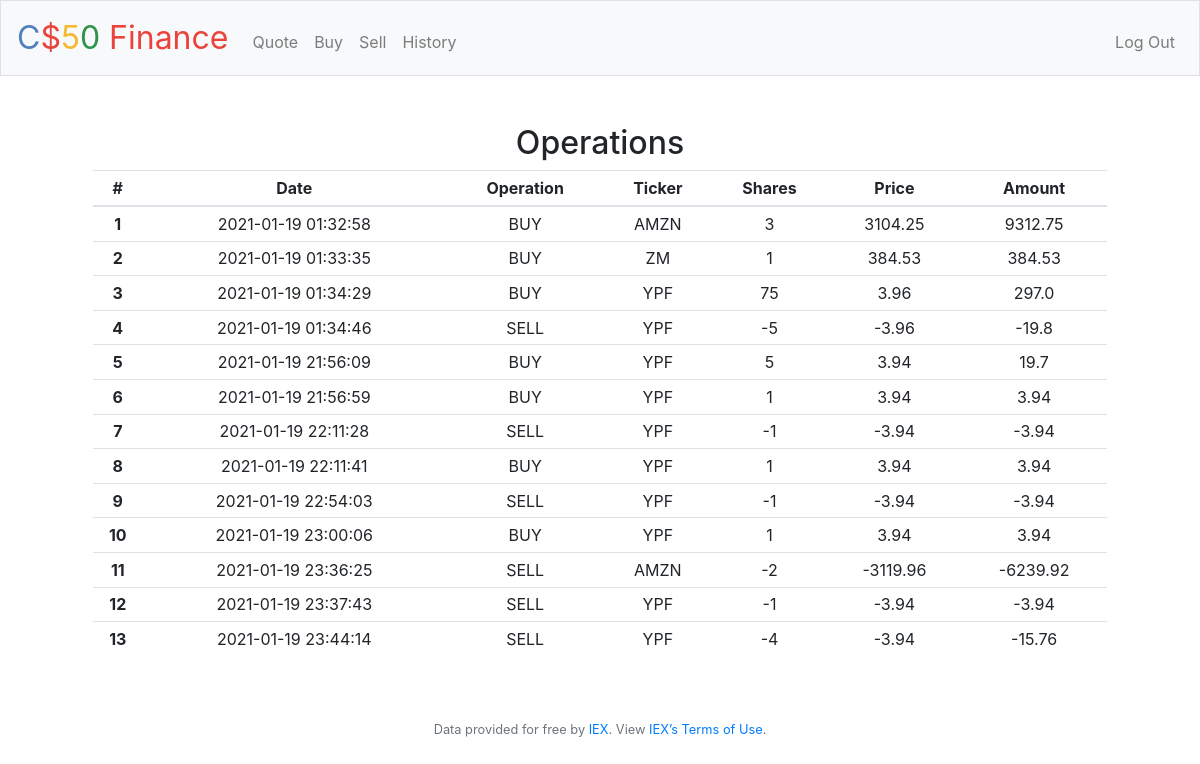
Screenshot of /history (signed in) with the database file from the repository.
### tables this page shows
CREATE TABLE operations (id INTEGER, user_id INTEGER, date DATETIME, operation TEXT, symbol TEXT, shares INTEGER, proce FLOAT, 
amount FLOAT, PRIMARY KEY (id), FOREIGN KEY (user_id) REFERENCES users(id));

### application.py (the view)
@app.route("/history")
@login_required
def history():
    user_id = session["user_id"]
    operations = db.execute("SELECT * FROM operations WHERE user_id = ?;", user_id)
    return render_template("/history.html", operations = operations)

### application.py (called while the page is built)
@app.after_request
def after_request(response):
    response.headers["Cache-Control"] = "no-cache, no-store, must-revalidate"
    response.headers["Expires"] = 0
    response.headers["Pragma"] = "no-cache"
    return response

### helpers.py (called while the page is built)
def login_required(f):
    @wraps(f)
    def decorated_function(*args, **kwargs):
        if session.get("user_id") is None:
            return redirect("/login")
        return f(*args, **kwargs)
    return decorated_function

### templates/history.html (shortened to what this page needs)
{% extends "layout.html" %}
{% block main %}
    <div class="container">
        <h2>Operations</h2>
        <table class="table table-sm table-hover">
          <thead>
            <tr>
              <th scope="col">#</th>
              <th scope="col">Date</th>
              <th scope="col">Operation</th>
              <th scope="col">Ticker</th>
              <th scope="col">Shares</th>
              <th scope="col">Price</th>
              <th scope="col">Amount</th>
            </tr>
          </thead>
          <tbody>
            {% for row in operations %}
                <tr>
                    <th scope="row">{{loop.index}}</th>
                    <td>{{row["date"]}}</td>
                    <td>{{row["operation"]|upper}}</td>
                    <td>{{row["symbol"]|upper}}</td>
                    <td>{{row["shares"]}}</td>
                    <td>{{row["proce"]}}</td>
                    <td>{{row["amount"]}}</td>
                </tr>
            {% endfor %}
          </tbody>
        </table>
    </div>
{% endblock %}

### templates/layout.html (shortened to what this page needs)
<!DOCTYPE html>
<html lang="en">
    <head>
        <link rel="stylesheet" href="https://cdn.jsdelivr.net/npm/bootstrap@4.5.3/dist/css/bootstrap.min.css">
        <link href="/static/styles.css" rel="stylesheet">
    </head>
    <body>
        <nav class="navbar navbar-expand-md navbar-light bg-light border">
            <a class="navbar-brand" href="/"><span class="blue">C</span><span class="red">$</span><span class="yellow">5</span><span class="green">0</span> <span class="red">Finance</span></a>
            <div class="collapse navbar-collapse" id="navbar">
                {% if session.user_id %}
                    <ul class="navbar-nav mr-auto mt-2">
                        <li class="nav-item"><a class="nav-link" href="/quote">Quote</a></li>
                        <li class="nav-item"><a class="nav-link" href="/buy">Buy</a></li>
                        <li class="nav-item"><a class="nav-link" href="/sell">Sell</a></li>
                        <li class="nav-item"><a class="nav-link" href="/history">History</a></li>
                    </ul>
                    <ul class="navbar-nav ml-auto mt-2">
                        <li class="nav-item"><a class="nav-link" href="/logout">Log Out</a></li>
                    </ul>
                {% else %}
                    <ul class="navbar-nav ml-auto mt-2">
                        <li class="nav-item"><a class="nav-link" href="/register">Register</a></li>
                        <li class="nav-item"><a class="nav-link" href="/login">Log In</a></li>
                    </ul>
                {% endif %}
            </div>
        </nav>
        <main class="container p-5">
            {% block main %}{% endblock %}
        </main>
        <footer class="small text-center text-muted">
            Data provided for free by <a href="https://iextrading.com/developer">IEX</a>. View <a href="https://iextrading.com/api-exhibit-a/">IEX’s Terms of Use</a>.
        </footer>
    </body>
</html>

### static/styles.css (style rules this page uses)
nav .navbar-brand { font-size: xx-large; }
nav .navbar-brand .blue { color: #537fbe; }
nav .navbar-brand .red { color: #ea433b; }
nav .navbar-brand .yellow { color: #f5b82e; }
nav .navbar-brand .green { color: #2e944b; }
main { overflow-x: auto; text-align: center; }

### rows the page displays
operations: date "2021-01-19 01:32:58", operation "BUY", symbol "AMZN", shares "3", proce "3104.25", amount "9312.75"
operations: date "2021-01-19 01:33:35", operation "BUY", symbol "ZM", shares "1", proce "384.53", amount "384.53"
operations: date "2021-01-19 01:34:29", operation "BUY", symbol "YPF", shares "75", proce "3.96", amount "297.0"
operations: date "2021-01-19 01:34:46", operation "SELL", symbol "YPF", shares "-5", proce "-3.96", amount "-19.8"
operations: date "2021-01-19 21:56:09", operation "BUY", symbol "YPF", shares "5", proce "3.94", amount "19.7"
operations: date "2021-01-19 21:56:59", operation "BUY", symbol "YPF", shares "1", proce "3.94", amount "3.94"
operations: date "2021-01-19 22:11:28", operation "SELL", symbol "YPF", shares "-1", proce "-3.94", amount "-3.94"
operations: date "2021-01-19 22:11:41", operation "BUY", symbol "YPF", shares "1", proce "3.94", amount "3.94"
operations: date "2021-01-19 22:54:03", operation "SELL", symbol "YPF", shares "-1", proce "-3.94", amount "-3.94"
operations: date "2021-01-19 23:00:06", operation "BUY", symbol "YPF", shares "1", proce "3.94", amount "3.94"
operations: date "2021-01-19 23:36:25", operation "SELL", symbol "AMZN", shares "-2", proce "-3119.96", amount "-6239.92"
operations: date "2021-01-19 23:37:43", operation "SELL", symbol "YPF", shares "-1", proce "-3.94", amount "-3.94"
operations: date "2021-01-19 23:44:14", operation "SELL", symbol "YPF", shares "-4", proce "-3.94", amount "-15.76"
